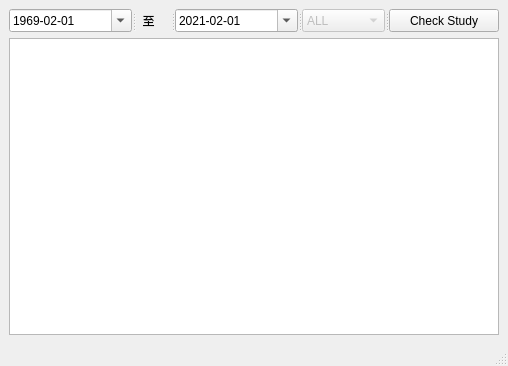
<?xml version="1.0" encoding="UTF-8"?>
<ui version="4.0">
 <class>StudyImage</class>
 <widget class="QMainWindow" name="StudyImage">
  <property name="geometry">
   <rect>
    <x>0</x>
    <y>0</y>
    <width>508</width>
    <height>366</height>
   </rect>
  </property>
  <property name="windowTitle">
   <string>MainWindow</string>
  </property>
  <widget class="QWidget" name="centralwidget">
   <layout class="QVBoxLayout" name="verticalLayout">
    <item>
     <widget class="QSplitter" name="splitter">
      <property name="orientation">
       <enum>Qt::Horizontal</enum>
      </property>
      <widget class="QDateEdit" name="m_startDate">
       <property name="wrapping">
        <bool>false</bool>
       </property>
       <property name="readOnly">
        <bool>false</bool>
       </property>
       <property name="dateTime">
        <datetime>
         <hour>0</hour>
         <minute>0</minute>
         <second>0</second>
         <year>1969</year>
         <month>2</month>
         <day>1</day>
        </datetime>
       </property>
       <property name="currentSection">
        <enum>QDateTimeEdit::YearSection</enum>
       </property>
       <property name="displayFormat">
        <string>yyyy-MM-dd</string>
       </property>
       <property name="calendarPopup">
        <bool>true</bool>
       </property>
       <property name="timeSpec">
        <enum>Qt::LocalTime</enum>
       </property>
       <property name="date">
        <date>
         <year>1969</year>
         <month>2</month>
         <day>1</day>
        </date>
       </property>
      </widget>
      <widget class="QLabel" name="m_To">
       <property name="text">
        <string>  至  </string>
       </property>
      </widget>
      <widget class="QDateEdit" name="m_endDate">
       <property name="wrapping">
        <bool>false</bool>
       </property>
       <property name="readOnly">
        <bool>false</bool>
       </property>
       <property name="dateTime">
        <datetime>
         <hour>0</hour>
         <minute>0</minute>
         <second>0</second>
         <year>2021</year>
         <month>2</month>
         <day>1</day>
        </datetime>
       </property>
       <property name="currentSection">
        <enum>QDateTimeEdit::YearSection</enum>
       </property>
       <property name="displayFormat">
        <string>yyyy-MM-dd</string>
       </property>
       <property name="calendarPopup">
        <bool>true</bool>
       </property>
      </widget>
      <widget class="QComboBox" name="m_StudyModality">
       <property name="enabled">
        <bool>false</bool>
       </property>
       <item>
        <property name="text">
         <string>ALL</string>
        </property>
       </item>
       <item>
        <property name="text">
         <string>CT</string>
        </property>
       </item>
       <item>
        <property name="text">
         <string>MR</string>
        </property>
       </item>
       <item>
        <property name="text">
         <string>CR</string>
        </property>
       </item>
       <item>
        <property name="text">
         <string>DR</string>
        </property>
       </item>
       <item>
        <property name="text">
         <string>RF</string>
        </property>
       </item>
       <item>
        <property name="text">
         <string>ES</string>
        </property>
       </item>
       <item>
        <property name="text">
         <string>US</string>
        </property>
       </item>
       <item>
        <property name="text">
         <string>Other</string>
        </property>
       </item>
      </widget>
      <widget class="QPushButton" name="m_getStudyDbImages">
       <property name="text">
        <string>Check Study</string>
       </property>
       <property name="icon">
        <iconset resource="res.qrc">
         <normaloff>:/image/image/serch.png</normaloff>:/image/image/serch.png</iconset>
       </property>
      </widget>
     </widget>
    </item>
    <item>
     <widget class="QTableWidget" name="m_tableWidget">
      <property name="autoFillBackground">
       <bool>true</bool>
      </property>
      <property name="sortingEnabled">
       <bool>true</bool>
      </property>
      <attribute name="horizontalHeaderShowSortIndicator" stdset="0">
       <bool>true</bool>
      </attribute>
      <attribute name="horizontalHeaderStretchLastSection">
       <bool>true</bool>
      </attribute>
      <attribute name="verticalHeaderStretchLastSection">
       <bool>false</bool>
      </attribute>
     </widget>
    </item>
   </layout>
  </widget>
  <widget class="QMenuBar" name="menubar">
   <property name="geometry">
    <rect>
     <x>0</x>
     <y>0</y>
     <width>508</width>
     <height>21</height>
    </rect>
   </property>
  </widget>
  <widget class="QStatusBar" name="statusbar"/>
 </widget>
 <resources>
  <include location="res.qrc"/>
 </resources>
 <connections/>
</ui>
